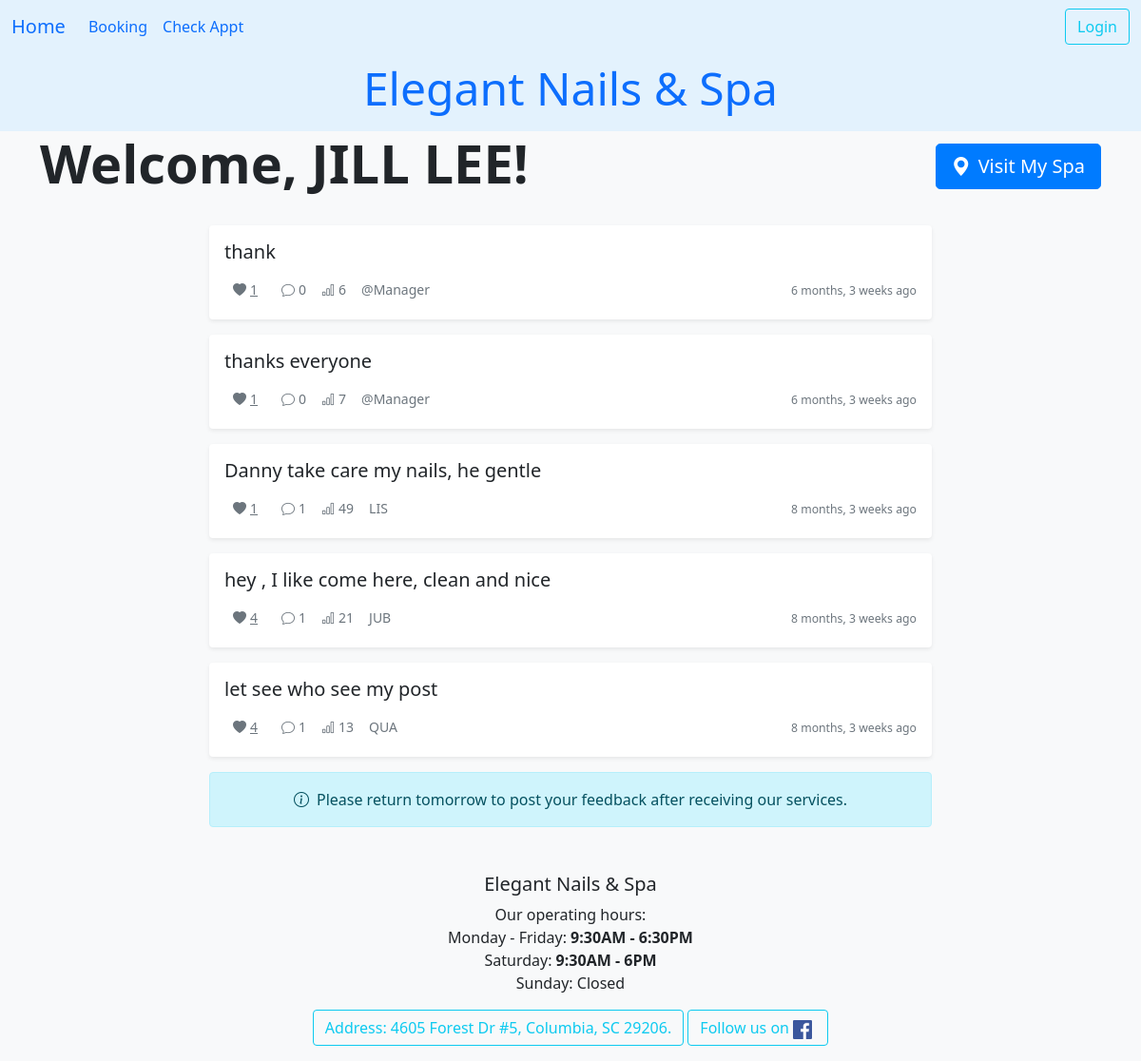
The app's page /ledger/chat_room/2/ with its own data.
### ledger/models.py (models this page shows, shortened)
class Khach(models.Model):
    class Status(models.TextChoices):
        online = "Confirmed"
        anyone = "Anyone"
        cancel = "Cancel"
    full_name = models.CharField(max_length=25, validators=[MinLengthValidator(5)])
    phone = PhoneNumberField()
    email = models.EmailField(max_length=50, null=True, blank=True, help_text="Enter your email for booking confirmations.")
    technician = models.ForeignKey(Technician, on_delete=models.SET_NULL, null=True, blank=True, related_name='khachs')
    points = models.PositiveIntegerField(default=0)
    first_comes = models.DateTimeField(editable=False,auto_now_add=True)
    desc = models.TextField(max_length=250,blank=True, null=True)
    services = models.ManyToManyField("Service", blank=True, related_name="khachs")
    status = models.CharField(choices=Status.choices, max_length=20, default=Status.online, help_text="Choose anyone as an alternate!")
    day_comes = models.DateField()
    time_at = models.TimeField()
    tag = models.CharField(max_length=20, null=True, blank=True)
    birthday = models.DateField(null=True, blank=True)
    upset_button = models.BooleanField(default=False)
    history = HistoricalRecords()
    class Meta:
        unique_together = ('full_name','phone',)
        ordering = ['full_name','-day_comes']
    def can_post_chat(self):
        return self.khachvisits.filter(day_comes__lt=datetime.date.today()).exists()

class Chat(models.Model):
    isNew = models.BooleanField(default=True)
    text = models.TextField(validators=[MinLengthValidator(1, "What's your message.")], max_length=800)
    created_at = models.DateTimeField(auto_now_add=True)
    reply_to = models.ForeignKey('self', on_delete=models.CASCADE, null=True, blank=True, related_name='replies')
    owner = models.ForeignKey(settings.AUTH_USER_MODEL, on_delete=models.CASCADE, related_name="chats", null=True)
    client = models.ForeignKey(Khach, on_delete=models.CASCADE, related_name="client_chats", null=True, blank=True)
    view_count = models.IntegerField(default=0)
    def __str__(self):
        if len(self.text) < 200 : return self.text
        return self.text[:200] + ' ...'
    @property
    def nickName(self):
        if self.client:
            nickname = self.client.full_name[:3]
            return nickname
        return "@Manager"
    @property
    def total_likes(self):
        return self.likes.count()
    @property
    def get_reply_count(self):
        return self.replies.count()

### ledger/views.py (the view)
# urls.py: path('ledger/chat_room/<int:pk>/', views.ChatView.as_view(), name="chat_room"),
class ChatView(View):
    template = "ledger/chat_room.html"
    def get(self, request, pk):
        request.session['client_id'] = pk
        client = get_object_or_404(Khach, id=pk)
        allChat = Chat.objects.filter(reply_to__isnull=True).order_by('-created_at').select_related("client").prefetch_related(
            Prefetch('likes', queryset=Like.objects.filter(client=client), to_attr='current_client_like'),
        )
        allChat = allChat[:75]
        paginator = Paginator(allChat, 25)
        page_number = request.GET.get('page', 1)
        page_obj = paginator.get_page(page_number)
        chat_form = ChatForm()
        context = {
            'page_obj' : page_obj, 'chat_form': chat_form, 'client' : client
        }
        return render(request, self.template, context)

### ledger/templates/ledger/chat_room.html (shortened to what this page needs)
{% extends 'base.html' %}
{% load crispy_forms_tags %}
{% load crispy_forms_filters %}
{% load humanize %}
{% load static %}
{% block heading %}
<div class="d-flex justify-content-between align-items-center mb-4">
    <h1 class="display-4 fw-bold">Welcome, {{ client.full_name }}!</h1>
    <a href="{% url 'ledger:iam_here' client.id %}" class="btn btn-primary btn-lg">
        <i class="bi bi-geo-alt-fill me-2"></i>Visit My Spa
    </a>
</div>
{% endblock %}
{% block content %}
<div class="container-fluid">
    <div class="row justify-content-center">
        <div class="col-lg-8">
            {% for talk in page_obj %}
            <div class="card mb-3 shadow-sm border-0">
                <div class="card-body">
                    <div class="d-flex justify-content-between align-items-center">
                        <a href="{% url 'ledger:chat_detail' talk.id %}" class="text-decoration-none text-dark">
                            <h5 class="card-title mb-1">{{ talk }}</h5>
                        </a>
                    </div>
                    <div class="d-flex align-items-center text-muted small mt-2">
                        <button class="btn btn-sm btn-link like-button {% if talk.current_client_like %}text-danger {% else %}text-muted{% endif %}"
                                data-chat-id="{{ talk.id }}"
                                data-url="{% url 'ledger:chat_like' talk.id %}">
                            <i class="bi bi-heart-fill me-1"></i><span class="like-count">{{ talk.total_likes }}</span>
                        </button>
                        <span class="ms-3">
                            <i class="bi bi-chat me-1"></i>{{ talk.get_reply_count }}
                        </span>
                        <span class="ms-3">
                            <i class="bi bi-bar-chart me-1"></i>{{ talk.view_count }}
                        </span>
                        <span class="ms-3">
                            {% if talk.owner == user %}
                            <span class="badge bg-primary">@Manager</span>
                            {% else %}
                            <span class="fw-semibold">{{ talk.nickName }}</span>
                            {% endif %}
                        </span>
                        <span class="ms-auto">
                            <small>{{ talk.created_at | naturaltime }}</small>
                        </span>
                    </div>
                </div>
            </div>
            {% empty %}
            <div class="text-center text-muted py-5">
                <i class="bi bi-chat-left-text display-4"></i>
                <p class="mt-3">No chats yet. Be the first to post!</p>
            </div>
            {% endfor %}
            {% if client.can_post_chat %}
            <div class="card mb-4 shadow-sm border-0">
                <div class="card-body">
                    <h5 class="card-title">Share Your Feedback</h5>
                    <form action="{% url 'ledger:chat_create' client.id %}" method="post">
                        {% csrf_token %}
                        <div class="mb-3">
                            {{ chat_form | crispy }}
                        </div>
                        <div class="d-flex justify-content-end">
                            <button type="submit" class="btn btn-primary me-3 w-25">Post</button>
                            <a href="{% url 'ledger:index' %}" class="btn btn-outline-secondary">Cancel</a>
                        </div>
                    </form>
                </div>
            </div>
            {% else %}
            <div class="alert alert-info text-center">
                <i class="bi bi-info-circle me-2"></i>Please return tomorrow to post your feedback after receiving our services.
            </div>
            {% endif %}
        </div>
    </div>
</div>
<link rel="stylesheet" href="{% static 'css/chat.css' %}">
{% endblock %}

### ledger/static/css/chat.css (style rules this page uses)
body { background-color: #f8f9fa; font-family: 'Segoe UI', Tahoma, Geneva, Verdana, sans-serif; }
.card { transition: transform 0.2s, box-shadow 0.2s; }
.btn-primary { background-color: #007bff; border-color: #007bff; }

### records on screen
Khach: full_name "JILL LEE"
Chat: text "thank", total_likes "1", get_reply_count "0", view_count "6", nickName "@Manager", created_at "6 months, 3 weeks ago"
Chat: text "thanks everyone", total_likes "1", get_reply_count "0", view_count "7", nickName "@Manager", created_at "6 months, 3 weeks ago"
Chat: text "Danny take care my nails, he gentle", total_likes "1", get_reply_count "1", view_count "49", nickName "LIS", created_at "8 months, 3 weeks ago"
Chat: text "hey , I like come here, clean and nice", total_likes "4", get_reply_count "1", view_count "21", nickName "JUB", created_at "8 months, 3 weeks ago"
Chat: text "let see who see my post", total_likes "4", get_reply_count "1", view_count "13", nickName "QUA", created_at "8 months, 3 weeks ago"
